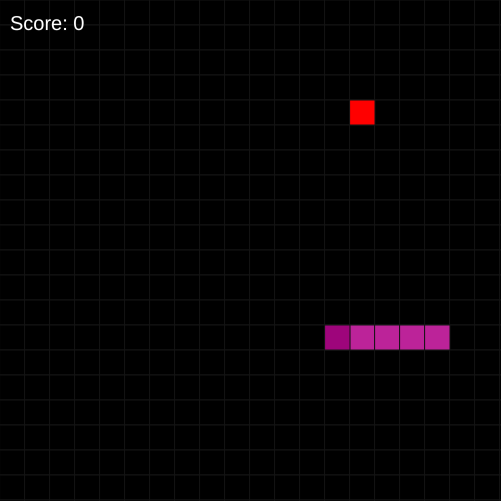
Frame 1 (no input)
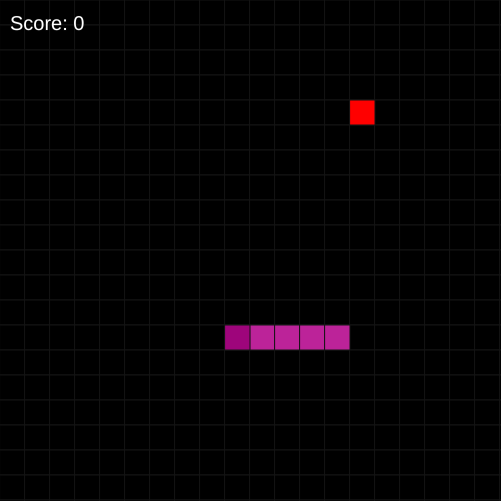
Frame 60 (no input)
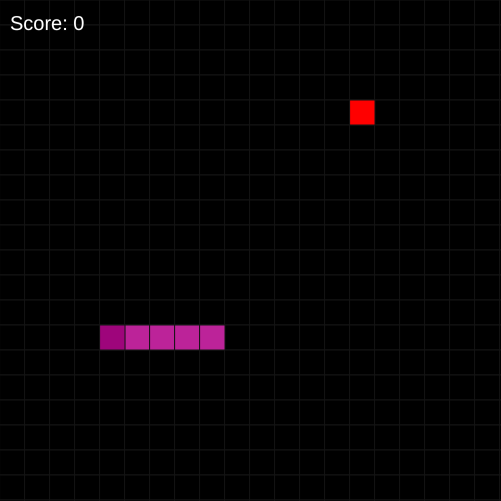
Frame 120 (the mouse pressed at the canvas centre since frame 60)

The p5.js sketch that drew these frames (run headless with seeded random() and noise() and a simulated clock; from frame 60 on, the mouse is pressed at the canvas centre):

// p5.js sketch
// ── sketch.js
let cellsize = 25
let ncells = 20
let side=cellsize*ncells
let grid
let snake
let apple
let r1
let r2
let lastmove
let score

function setup() {
	lastmove = 3
	createCanvas(side+1, side+1)
	grid = new GameBoard(ncells,ncells)
	createSnake()
	createApple();
	let r = random(0,255)
 	setInterval(function(){    automove()	},150);
}

function automove(){
	if (lastmove==1) {
  	moveSnake(0,-1)
  	
  } 
  if (lastmove==2) {
  	moveSnake(0,1)
	
  }
  if (lastmove==3) {
  	moveSnake(-1,0)
	
  }
  if (lastmove==4) {
  	moveSnake(1,0)
  	
  }
}

function draw() {
	checkCollisions()
	drawBgMatrix();
	drawSnake();
	checkApple()
	drawScoreBoard()
}

function drawScoreBoard(){
	push()
	textFont('Helvetica')
	fill(255)
	textSize(20)
	text('Score: ' + (snake.body.length-5) + '',10,30)
	pop()
}

function createApple(){
	r1 = int(random(0,20))
	r2 = int(random(0,20))
	apple = new Pos(r1,r2)
	drawApple()
}

function checkApple(){
	if(snake.body[0].getX() == apple.getX() && snake.body[0].getY() == apple.getY()){
		snake.addBody()
		createApple()
	}
	drawApple()
}

function drawApple(){
	strokeWeight(1);
	stroke(20)
	fill(255,0,0)
	rect(apple.getX()*cellsize, apple.getY()*cellsize, cellsize, cellsize)
}


function keyPressed() {
  if (keyCode === UP_ARROW && lastmove != 1) {
  	lastmove=1
  	automove()
  } 
  if (keyCode === DOWN_ARROW && lastmove != 2) {
	lastmove=2
	automove()
  }
  if (keyCode === LEFT_ARROW && lastmove != 3) {
	lastmove=3
	automove()
  }
  if (keyCode === RIGHT_ARROW && lastmove != 4) {
  	lastmove=4
  	automove()
  }
}

function checkCollisions(){
	if(snake.checkCollisions()){
		gameOver()
	}
}

function gameOver(){
	snake = new Snake()
}

function moveSnake(a,b){

	snake.move(a,b)
}

function createSnake(x,y){
	snake = new Snake(x,y)
	drawSnake()
}

function drawBgMatrix(){
	for (var i = 0; i <=grid.getCols(); i++) {
		for (var j = 0; j <=grid.getRows(); j++) {
			drawCell(i,j)
		}
	}
}

function drawCell(i,j){
	let size=cellsize;
	strokeWeight(1);
	stroke(20)
	fill(0)
	rect(i*size, j*size, cellsize, cellsize)
}

function drawSnake(){
	push()
	let size = cellsize
	fill(188, 35, 153)
	for (var aux = 0; aux < snake.getLength(); aux++) {
		let i = snake.body[aux].getX()
		let j = snake.body[aux].getY()
		rect(i*size, j*size, cellsize, cellsize)
	}
	fill(158, 5, 123)
	rect(snake.body[0].getX()*size, snake.body[0].getY()*size, cellsize, cellsize)
	
	pop()
}
// ── GameBoard.js
class GameBoard{
	constructor(rows,cols){
		this.matrix = new Array(rows);
		for (var i = 0; i < this.matrix.length ; i++) {
			this.matrix[i] = new Array(cols); 
		}
		for (var i = 0; i < this.matrix.length; i++) {
			for (var j = 0; j < this.matrix[i].length; j++) {
				this.matrix[i][j] = new Pos(i,j)
			}
		}
		this.rows=rows
		this.cols=cols
	}
	getCols(){
		return this.cols
	}
	getRows(){
		return this.rows
	}
	getPos(x,y){
		return matrix[x][y]
	}
}
// ── Pos.js
class Pos{
	constructor(x,y){
		this.x=x
		this.y=y
	}
	getX(){
		return this.x
	}
	getY(){
		return this.y
	}
	setX(x){
		this.x=x
	}
	setY(y){
		this.y=y
	}
}
// ── Snake.js
class Snake{
	constructor(){
		this.body = new Array(0)
		for(var i=0; i<5; i++){
			this.body.push(new Pos(13+i,13))
		}
		this.lastPos
	}
	getBody(){
		return body
	}
	updateX(x){
		this.head.setX(x)
	}
	updateY(y){
		this.head.setY(y)
	}
	move(xa, ya){
		//move head
		this.lastPos = new Pos (this.body[0].getX(),this.body[0].getY())
		let temp2
		this.body[0].setX(this.body[0].getX()+xa)
		this.body[0].setY(this.body[0].getY()+ya)
		
		//update body positions
		for (var i=1; i<this.body.length;i++) {
			temp2 = this.body[i]
			this.body[i]=this.lastPos
			this.lastPos=temp2
		}

		//grid edges
		for (var i = 0; i <this.body.length; i++) {
			if(this.body[i].getX() > 19){
				this.body[i].setX(0)
			}
			if(this.body[i].getY() > 19){
				this.body[i].setY(0)
			}	
			if(this.body[i].getX() < 0){
				this.body[i].setX(19)
			}	
			if(this.body[i].getY() < 0){
				this.body[i].setY(19)
			}
		}

	}
	getLength(){
		return this.body.length
	}

	addBody(){
		this.body.push(this.body[this.body.length-1])
	}

	checkCollisions(){
		let head = this.body[0]
		for ( var i=1; i<this.body.length; i++){
			if (head.getX() == this.body[i].getX() && head.getY() == this.body[i].getY())
				return true
		}
		return false
	}

}
